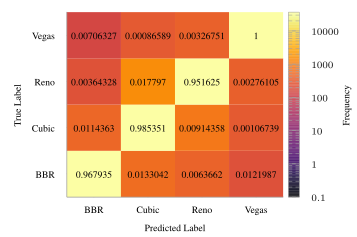

Generate this figure with gnuplot:
set terminal tikz standalone color size 9cm,6cm font '\scriptsize' preamble '\usepackage{microtype} \usepackage{times} \usepackage[T1]{fontenc} \usepackage{siunitx}\sisetup{detect-all}'
set output "mss-confusion-0.tex"

load "gnuplot-palettes/inferno.pal"

set style line 102 lc rgb '#a0a0a0' lt 1 lw 1
set border ls 102
set colorbox border 102
set key textcolor rgb "black"
set tics textcolor rgb "black"
set label textcolor rgb "black"

set border 3
set grid x y
set xtics nomirror
set ytics nomirror

#set key autotitle columnhead
set datafile separator ","

set xlabel "Predicted Label"
set ylabel "True Label"
set cblabel "Frequency"

# set yrange [0.0:1.0]
#set key outside top horizontal
#set key font ",6"
set logscale cb

set xtics ('BBR' 0.0,\
'Cubic' 1.0,\
'Reno' 2.0,\
'Vegas' 3.0,\
)
set ytics ('BBR' 0.0,\
'Cubic' 1.0,\
'Reno' 2.0,\
'Vegas' 3.0,\
)
set cbrange[0:36725.2]

plot '../results/lstm-multiplex-ss-confusion-0.csv' matrix u 1:2:3 with image pixels notitle, \
	"../results/lstm-multiplex-confusion-0.csv" matrix u 1:2:($3 == 0 ? "" : sprintf("%g",($3/36725.2))) with labels notitle
